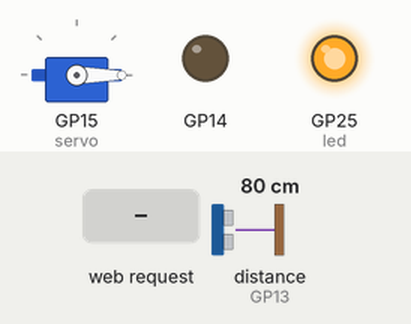
Bench run of a program on a simulated Raspberry Pi Pico running MicroPython. Shown: servo, output pins drawn as LEDs (lit = HIGH). Inputs (shaded band) come from the test bench; at power-on: distance to the obstacle (sensor on GP13) 80 cm. The echo pulse lasts 58.3 µs per cm; servo angles are drawn from the pulse width (0.5 ms = 0°, 2.5 ms = 180°); pins used as bus, display or sensor lines are not drawn; what the program prints to the serial console is not drawn.

Above: at 2.7 s.
2.8 s: HTTP request GET /open received
At 4.0 s:
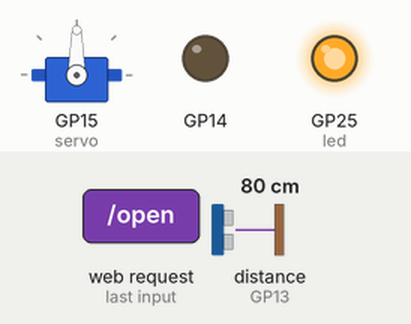
4.3 s: HTTP request GET /close received
At 5.3 s:
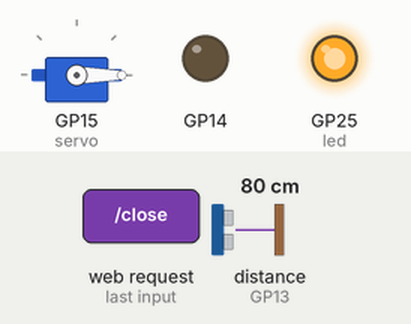
Timing chart, 0 to 7.3 s (numbered marks = the images above; inputs shaded):
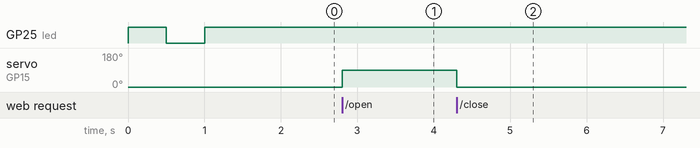

Measured:
- after the input at 2.8 s, servo on GP15 (servo): 0° → 90° at once
- after the input at 4.3 s, servo on GP15 (servo): 90° → 0° at once

The program:

main.py
```python
# 피코 WH 출구 문 (MicroPython). Thonny 로 이 파일을 피코에 main.py 로 저장하면 전원 켤 때 자동 실행.
#
# 배선
#   서보 SG90: 갈색(GND) -> GND,  빨강(+5V) -> VBUS(40번 핀, USB 전원),  주황(신호) -> GP15(20번 핀)
#   (선택) 초음파 HC-SR04: VCC -> VBUS, GND -> GND, Trig -> GP14,
#          Echo -> 1kΩ -> GP13, 그리고 GP13 -> 2kΩ -> GND   (Echo 5V 를 3.3V 로 낮추는 저항 2개, 꼭!)
#
# 주소 (같은 와이파이에서 브라우저로 시험 가능)
#   http://<피코IP>/open   문 열기
#   http://<피코IP>/close  문 닫기
#   http://<피코IP>/status 상태 + 초음파 거리
import network
import socket
import time
from machine import Pin, PWM, time_pulse_us

WIFI_NAME = "와이파이이름"
WIFI_PASS = "비밀번호"
OPEN_ANGLE = 90        # 문 열린 각도 (현장에서 조정)
CLOSE_ANGLE = 0        # 문 닫힌 각도

servo = PWM(Pin(15))
servo.freq(50)
trig, echo = Pin(14, Pin.OUT), Pin(13, Pin.IN)
led = Pin("LED", Pin.OUT)
state = "closed"


def angle(a):
    # SG90: 0.5ms(0도) ~ 2.5ms(180도), 주기 20ms
    us = 500 + (2000 * a) // 180
    servo.duty_u16(int(us * 65535 // 20000))


def distance_cm():
    trig.value(0)
    time.sleep_us(2)
    trig.value(1)
    time.sleep_us(10)
    trig.value(0)
    t = time_pulse_us(echo, 1, 30000)
    return -1 if t < 0 else round(t / 58.0, 1)


def connect():
    w = network.WLAN(network.STA_IF)
    w.active(True)
    w.connect(WIFI_NAME, WIFI_PASS)
    for _ in range(40):
        if w.isconnected():
            break
        led.toggle()
        time.sleep(0.5)
    if not w.isconnected():
        raise RuntimeError("와이파이 연결 실패: 이름/비밀번호 확인")
    led.value(1)
    ip = w.ifconfig()[0]
    print("피코 IP:", ip)
    return ip


angle(CLOSE_ANGLE)
connect()
s = socket.socket()
s.setsockopt(socket.SOL_SOCKET, socket.SO_REUSEADDR, 1)
s.bind(("0.0.0.0", 80))
s.listen(2)
while True:
    c, _ = s.accept()
    try:
        req = c.recv(512).decode()
        path = req.split(" ")[1] if " " in req else "/"
        if path.startswith("/open"):
            angle(OPEN_ANGLE)
            state = "open"
        elif path.startswith("/close"):
            angle(CLOSE_ANGLE)
            state = "closed"
        body = '{"state":"%s","dist_cm":%s}' % (state, distance_cm())
        c.send("HTTP/1.0 200 OK\r\nContent-Type: application/json\r\n\r\n" + body)
    except Exception as e:
        print("요청 오류:", e)
    finally:
        c.close()
```
